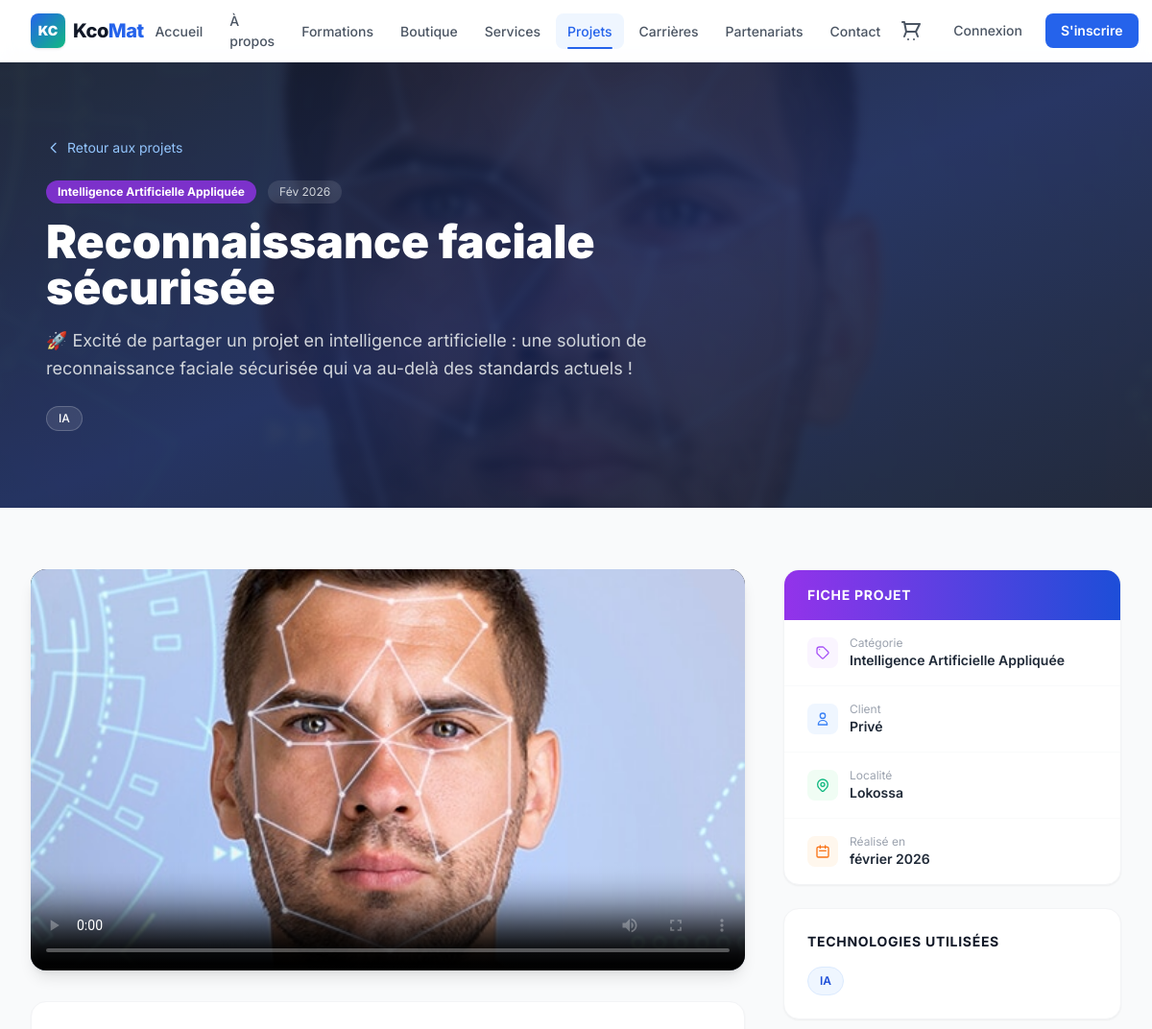
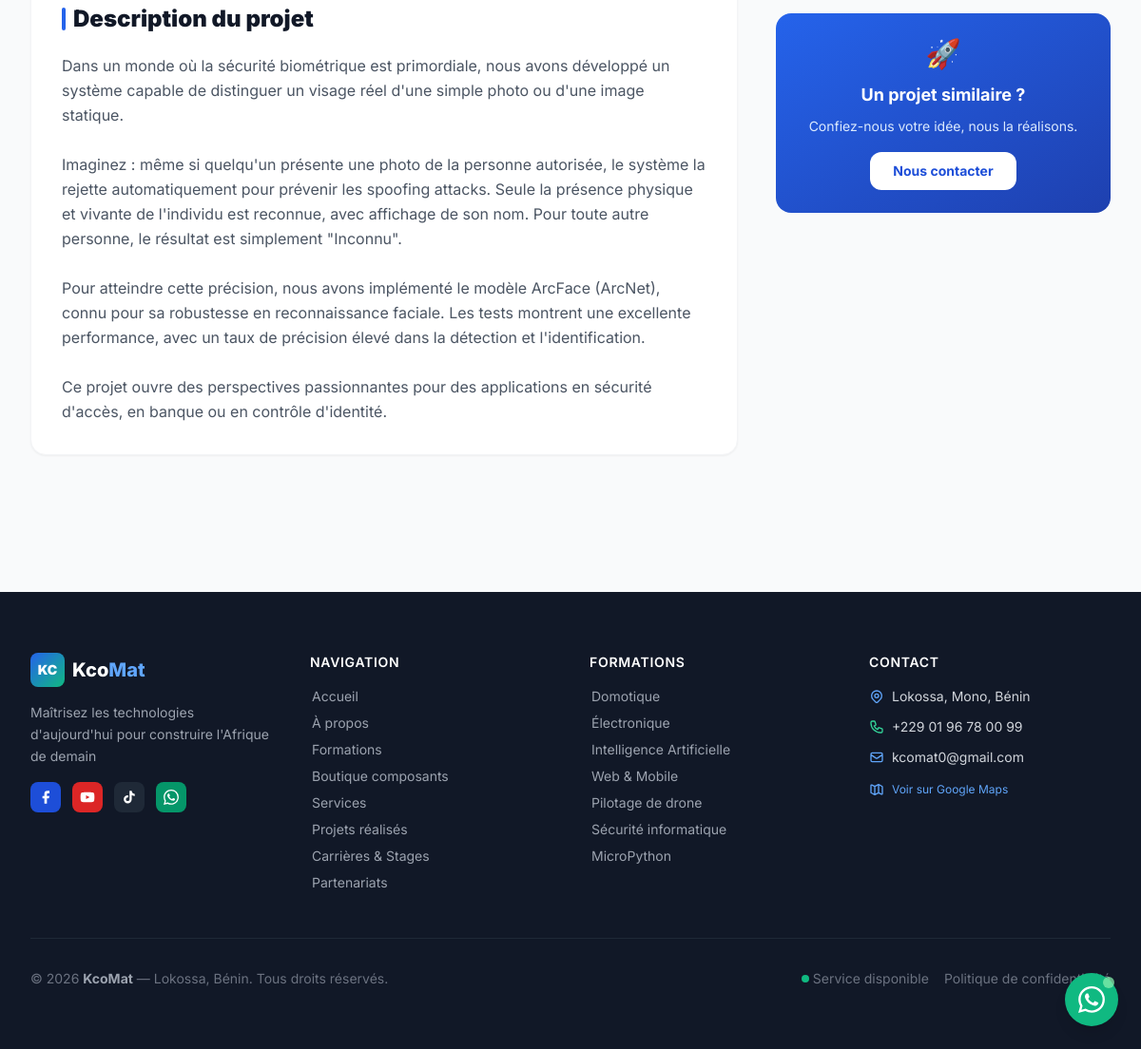
The app's page /projets/reconnaissance-faciale-securisee/ with its own data (2 pictures, top to bottom).
### projets/models.py (models this page shows, shortened)
class Projet(models.Model):
    titre = models.CharField(max_length=200)
    slug = models.SlugField(unique=True, blank=True)
    categorie = models.ForeignKey(CategorieProjet, on_delete=models.SET_NULL, null=True, related_name='projets')
    description_courte = models.CharField(max_length=300)
    description = models.TextField()
    image_principale = models.ImageField(upload_to='projets/', blank=True, null=True)
    video_principale = models.FileField(
        upload_to='projets/videos/',
        blank=True, null=True,
        help_text="Vidéo de présentation du projet (MP4, WebM…)"
    )
    video_url = models.URLField(
        blank=True,
        help_text="Lien YouTube / Vimeo à intégrer (alternative à l'upload)"
    )
    client = models.CharField(max_length=200, blank=True)
    localite = models.CharField(max_length=200, blank=True)
    date_realisation = models.DateField(null=True, blank=True)
    technologies = models.CharField(max_length=300, blank=True, help_text="Ex: Arduino, Raspberry Pi, Zigbee")
    en_vedette = models.BooleanField(default=False)
    actif = models.BooleanField(default=True)
    created_at = models.DateTimeField(auto_now_add=True)
    class Meta:
        ordering = ['-created_at']
        verbose_name = "Projet"
    def get_technologies_list(self):
        return [t.strip() for t in self.technologies.split(',') if t.strip()]

class CategorieProjet(models.Model):
    nom = models.CharField(max_length=100)
    slug = models.SlugField(unique=True, blank=True)

### projets/views.py (the view)
# urls.py: path('<slug:slug>/', views.detail_projet, name='detail'),
def detail_projet(request, slug):
    projet = get_object_or_404(Projet, slug=slug, actif=True)
    ctx = {
        'projet': projet,
        'images': projet.images.all(),
        'videos': projet.videos.all(),
        'title': projet.titre,
    }
    return render(request, 'projets/detail.html', ctx)

### boutique/context_processors.py (called while the page is built)
def cart_context(request):
    count = 0
    try:
        if request.user.is_authenticated:
            panier = Panier.objects.filter(utilisateur=request.user).first()
        else:
            session_key = request.session.session_key
            if session_key:
                panier = Panier.objects.filter(session_key=session_key).first()
            else:
                panier = None
        if panier:
            count = panier.nombre_articles()
    except Exception:
        pass
    return {'cart_count': count}

### core/context_processors.py (called while the page is built)
def site_context(request):
    return {
        'KCOMAT': settings.KCOMAT_INFO,
        'FEDAPAY_PUBLIC_KEY': settings.FEDAPAY_PUBLIC_KEY,
    }

### templates/projets/detail.html (shortened to what this page needs)
{% extends 'base.html' %}
{% block content %}
<section class="page-hero relative overflow-hidden">
    <div class="absolute inset-0 opacity-10">
        {% if projet.image_principale %}
        <img src="{{ projet.image_principale.url }}" alt="" class="w-full h-full object-cover blur-sm scale-110" />
        {% endif %}
    </div>
    <div class="relative max-w-7xl mx-auto px-4 sm:px-6 lg:px-8">
        <a href="{% url 'projets:liste' %}"
            class="inline-flex items-center gap-1.5 text-blue-300 hover:text-white text-sm mb-6 transition-colors group">
            <svg class="w-4 h-4 group-hover:-translate-x-1 transition-transform" fill="none" stroke="currentColor" viewBox="0 0 24 24">
                <path stroke-linecap="round" stroke-linejoin="round" stroke-width="2" d="M15 19l-7-7 7-7" />
            </svg>
            Retour aux projets
        </a>
        <div class="flex flex-wrap items-center gap-3 mb-4">
            {% if projet.categorie %}
            <span class="bg-purple-600/80 text-white text-xs font-bold px-3 py-1 rounded-full">{{ projet.categorie.nom }}</span>
            {% endif %}
            {% if projet.date_realisation %}
            <span class="bg-white/10 text-gray-300 text-xs px-3 py-1 rounded-full">{{ projet.date_realisation|date:"M Y" }}</span>
            {% endif %}
        </div>
        <h1 class="text-3xl md:text-5xl font-black text-white mb-4 max-w-3xl">{{ projet.titre }}</h1>
        <p class="text-gray-300 text-lg max-w-2xl mb-6 leading-relaxed">{{ projet.description_courte }}</p>
        {% if projet.get_technologies_list %}
        <div class="flex flex-wrap gap-2">
            {% for tech in projet.get_technologies_list %}
            <span class="bg-white/10 text-white text-xs font-medium px-3 py-1 rounded-full border border-white/20">{{ tech }}</span>
            {% endfor %}
        </div>
        {% endif %}
    </div>
</section>
<section class="py-16 bg-gray-50">
    <div class="max-w-7xl mx-auto px-4 sm:px-6 lg:px-8">
        <div class="grid grid-cols-1 lg:grid-cols-3 gap-10">
            <div class="lg:col-span-2 space-y-8">
                {% if projet.image_principale or projet.video_principale or projet.video_url %}
                <div class="rounded-2xl overflow-hidden shadow-lg bg-black aspect-video">
                    {% if projet.video_principale %}
                    <video controls class="w-full h-full object-cover" poster="{% if projet.image_principale %}{{ projet.image_principale.url }}{% endif %}">
                        <source src="{{ projet.video_principale.url }}" type="video/mp4">
                    </video>
                    {% elif projet.video_url %}
                    <iframe src="{{ projet.video_url }}" class="w-full h-full" frameborder="0"
                        allow="accelerometer; autoplay; clipboard-write; encrypted-media; gyroscope; picture-in-picture"
                        allowfullscreen title="{{ projet.titre }}"></iframe>
                    {% elif projet.image_principale %}
                    <img src="{{ projet.image_principale.url }}" alt="{{ projet.titre }}"
                        class="w-full h-full object-cover" />
                    {% endif %}
                </div>
                {% endif %}
                <div class="bg-white rounded-2xl shadow-sm border border-gray-100 p-8">
                    <h2 class="font-black text-gray-900 text-2xl mb-5 flex items-center gap-2">
                        <span class="w-1 h-6 bg-blue-600 rounded-full inline-block"></span>
                        Description du projet
                    </h2>
                    <div class="prose prose-sm max-w-none text-gray-600 leading-relaxed">{{ projet.description|linebreaksbr }}</div>
                </div>
            </div>
            <div class="space-y-6">
                <div class="bg-white rounded-2xl shadow-sm border border-gray-100 overflow-hidden">
                    <div class="bg-gradient-to-r from-purple-600 to-blue-700 px-6 py-4">
                        <h3 class="font-bold text-white text-sm uppercase tracking-wider">Fiche projet</h3>
                    </div>
                    <dl class="divide-y divide-gray-50 text-sm">
                        {% if projet.categorie %}
                        <div class="flex items-center gap-3 px-6 py-4">
                            <div class="w-8 h-8 bg-purple-50 rounded-lg flex items-center justify-center flex-shrink-0">
                                <svg class="w-4 h-4 text-purple-500" fill="none" stroke="currentColor" viewBox="0 0 24 24"><path stroke-linecap="round" stroke-linejoin="round" stroke-width="2" d="M7 7h.01M7 3h5c.512 0 1.024.195 1.414.586l7 7a2 2 0 010 2.828l-7 7a2 2 0 01-2.828 0l-7-7A2 2 0 013 12V7a4 4 0 014-4z"/></svg>
                            </div>
                            <div>
                                <dt class="text-xs text-gray-400">Catégorie</dt>
                                <dd class="font-semibold text-gray-800">{{ projet.categorie.nom }}</dd>
                            </div>
                        </div>
                        {% endif %}
                        {% if projet.client %}
                        <div class="flex items-center gap-3 px-6 py-4">
                            <div class="w-8 h-8 bg-blue-50 rounded-lg flex items-center justify-center flex-shrink-0">
                                <svg class="w-4 h-4 text-blue-500" fill="none" stroke="currentColor" viewBox="0 0 24 24"><path stroke-linecap="round" stroke-linejoin="round" stroke-width="2" d="M16 7a4 4 0 11-8 0 4 4 0 018 0zM12 14a7 7 0 00-7 7h14a7 7 0 00-7-7z"/></svg>
                            </div>
                            <div>
                                <dt class="text-xs text-gray-400">Client</dt>
                                <dd class="font-semibold text-gray-800">{{ projet.client }}</dd>
                            </div>
                        </div>
                        {% endif %}
                        {% if projet.localite %}
                        <div class="flex items-center gap-3 px-6 py-4">
                            <div class="w-8 h-8 bg-green-50 rounded-lg flex items-center justify-center flex-shrink-0">
                            </div>
                            <div>
                                <dt class="text-xs text-gray-400">Localité</dt>
                                <dd class="font-semibold text-gray-800">{{ projet.localite }}</dd>
                            </div>
                        </div>
                        {% endif %}
                        {% if projet.date_realisation %}
                        <div class="flex items-center gap-3 px-6 py-4">
                            <div class="w-8 h-8 bg-orange-50 rounded-lg flex items-center justify-center flex-shrink-0">
                                <svg class="w-4 h-4 text-orange-500" fill="none" stroke="currentColor" viewBox="0 0 24 24"><path stroke-linecap="round" stroke-linejoin="round" stroke-width="2" d="M8 7V3m8 4V3m-9 8h10M5 21h14a2 2 0 002-2V7a2 2 0 00-2-2H5a2 2 0 00-2 2v12a2 2 0 002 2z"/></svg>
                            </div>
                            <div>
                                <dt class="text-xs text-gray-400">Réalisé en</dt>
                                <dd class="font-semibold text-gray-800">{{ projet.date_realisation|date:"F Y" }}</dd>
                            </div>
                        </div>
                        {% endif %}
                    </dl>
                </div>
                {% if projet.get_technologies_list %}
                <div class="bg-white rounded-2xl shadow-sm border border-gray-100 p-6">
                    <h3 class="font-bold text-gray-900 text-sm uppercase tracking-wider mb-4">Technologies utilisées</h3>
                    <div class="flex flex-wrap gap-2">
                        {% for tech in projet.get_technologies_list %}
                        <span class="bg-blue-50 text-blue-700 border border-blue-100 text-xs font-semibold px-3 py-1.5 rounded-full">{{ tech }}</span>
                        {% endfor %}
                    </div>
                </div>
                {% endif %}
                <div class="bg-gradient-to-br from-blue-600 to-blue-800 rounded-2xl p-6 text-white text-center">
                    <div class="text-3xl mb-3">🚀</div>
                    <h3 class="font-bold text-lg mb-2">Un projet similaire ?</h3>
                    <p class="text-blue-100 text-sm mb-4 leading-relaxed">Confiez-nous votre idée, nous la réalisons.</p>
                    <a href="{% url 'core:contact' %}"
                        class="bg-white text-blue-700 hover:bg-blue-50 font-bold text-sm px-6 py-2.5 rounded-xl transition-colors inline-block">
                        Nous contacter
                    </a>
                </div>
            </div>
        </div>
    </div>
</section>
{% endblock %}

### static/css/kcomat.css (style rules this page uses)
:root { --color-primary: #0A84FF; --color-primary-dark: #0066CC; --color-green: #10B981; --color-green-dark: #059669; --color-bg: #F8FAFC; --shadow-card: 0 4px 6px -1px rgba(0, 0, 0, 0.07), 0 2px 4px -2px rgba(0, 0, 0, 0.05); --shadow-card-hover: 0 20px 40px -10px rgba(10, 132, 255, 0.15), 0 8px 16px -4px rgba(0, 0, 0, 0.1); }
* { box-sizing: border-box; }
body { font-family: 'Inter', 'Poppins', sans-serif; background-color: var(--color-bg); }
.page-hero { background: linear-gradient(to bottom right, #111827, #172554, #111827); color: #ffffff; padding-top: 5rem; padding-bottom: 5rem; padding-left: 1rem; padding-right: 1rem; }

### records on screen
Projet: image_principale (picture), categorie.nom "Intelligence Artificielle Appliquée", date_realisation "Fév 2026", titre "Reconnaissance faciale sécurisée", description_courte "🚀 Excité de partager un projet en intelligence artificielle : une solution de reconnaissance faciale sécurisée qui va au-delà des standards actuels !", get_technologies_list "IA", description "Dans un monde où la sécurité biométrique est primordiale, nous avons développé un système capable de distinguer un visage réel d'une simple photo ou d'une image statique. Imaginez : même si quelqu'un présente une photo de la personne autorisée, le système la rejette automatiquement pour prévenir les spoofing attacks. Seule la présence physique et vivante de l'individu est reconnue, avec affichage de son nom. Pour toute autre personne, le résultat est simplement \"Inconnu\". Pour atteindre cette précision, nous avons implémenté le modèle ArcFace (ArcNet), connu pour sa robustesse en reconnaissance faciale. Les tests montrent une excellente performance, avec un taux de précision élevé dans la…", client "Privé", localite "Lokossa", date_realisation "février 2026", get_technologies_list "IA"

### other values on screen
{{ KCOMAT.slogan }} "Maîtrisez les technologies d'aujourd'hui pour construire l'Afrique de demain"
{{ KCOMAT.address }} "Lokossa, Mono, Bénin"
{{ KCOMAT.phone }} "+229 01 96 78 00 99"
{{ KCOMAT.email }} "kcomat0@gmail.com"
